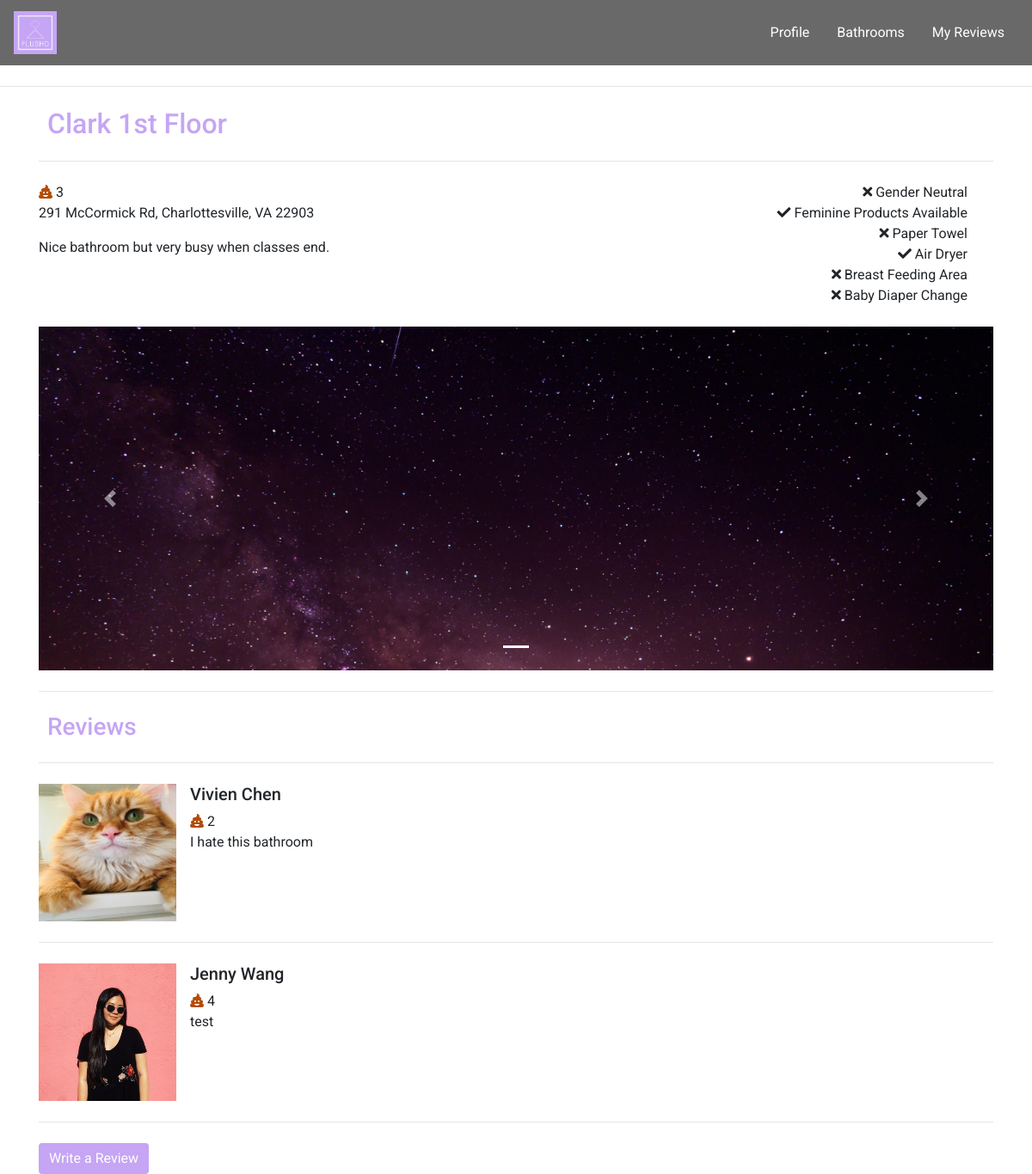
The app's page /bathroom-detail.php?bID=4 with its own data.
### tables this page shows
CREATE TABLE `bathrooms` (
  `ID` int(6) NOT NULL,
  `bTitle` varchar(100) NOT NULL,
  `bDesc` varchar(300) NOT NULL,
  `bLoc` varchar(200) NOT NULL,
  `AvgRating` float DEFAULT '0',
  `GenderNeutral` tinyint(1) NOT NULL DEFAULT '0',
  `FemProducts` tinyint(1) NOT NULL DEFAULT '0',
  `PaperTowel` tinyint(1) NOT NULL DEFAULT '0',
  `AirDryer` tinyint(1) NOT NULL DEFAULT '0',
  `BreastFeed` tinyint(1) NOT NULL DEFAULT '0',
  `Diaper` tinyint(1) NOT NULL DEFAULT '0',
  `img` varchar(500) DEFAULT NULL
);

CREATE TABLE `reviews` (
  `ID` int(6) NOT NULL,
  `uID` int(6) NOT NULL,
  `bID` int(6) NOT NULL,
  `title` varchar(100) NOT NULL,
  `rDesc` varchar(300) NOT NULL,
  `rating` int(2) NOT NULL,
  `imgURL` varchar(500) DEFAULT NULL
);

CREATE TABLE `users` (
  `ID` int(6) NOT NULL,
  `firstname` varchar(50) NOT NULL,
  `lastname` varchar(50) NOT NULL,
  `username` varchar(50) NOT NULL,
  `email` varchar(100) NOT NULL,
  `pwd` varchar(100) NOT NULL,
  `reg_date` timestamp NOT NULL DEFAULT CURRENT_TIMESTAMP COMMENT 'date the user registered',
  `profilepic` varchar(100) DEFAULT NULL,
  `admin` tinyint(1) NOT NULL DEFAULT '0'
);

### bathroom-detail.php (the view, shortened to what this page needs)
<!DOCTYPE html>
<html lang="en">
    <head>
        <link rel="stylesheet" href="https://maxcdn.bootstrapcdn.com/bootstrap/4.2.1/css/bootstrap.min.css" />
        <link rel="stylesheet" href="styles/style.css">
        <link rel="stylesheet" href="styles/bathroom-profile.css">
        <link rel="stylesheet" href="styles/user-home-style.css">
        <link rel="stylesheet" href="https://use.fontawesome.com/releases/v5.7.2/css/all.css">
    </head>
<?php
$bID = (int) $_GET['bID'];
$servername = "localhost";
$username = "root";
$password = "";
$dbname = "flushd";
$conn = new mysqli($servername, $username, $password, $dbname);
$get_bath_detail = "SELECT bTitle, AvgRating, bLoc, bDesc
FROM bathrooms B
WHERE ID=$bID";
$result = $conn->query($get_bath_detail);
if ($result -> num_rows > 0) {
    $row = $result->fetch_assoc();
    extract($row);
} else {
    echo 'No results';
}
$msg = null;
$get_images = "SELECT R.imgURL
FROM bathrooms B
INNER JOIN reviews R ON R.bID = B.ID
WHERE B.ID=$bID AND R.imgURL IS NOT NULL";
$result = $conn->query($get_images);
if ($result -> num_rows > 0) {
    while($row = $result->fetch_assoc()) {
        extract($row);
        $images[] = $imgURL;
    }
} else {
    $msg = 'No results';
}
$get_reviews = "SELECT R.ID, R.title, R.uID, R.rDesc, R.rating, U.firstname, U.lastname, U.profilepic
FROM bathrooms B
INNER JOIN reviews R ON R.bID = B.ID
INNER JOIN users U ON R.uID = U.ID
WHERE R.bID=$bID";
$reviews = null;
$result = $conn->query($get_reviews);
if ($result -> num_rows > 0) {
    while($row = $result->fetch_assoc()) {
        extract($row);
        $reviews[] = array('rID'=>$ID,'rTitle'=>$title, 'rDesc'=>$rDesc, 'rating'=>$rating, 'uID'=>$uID,
         'fname'=>$firstname, 'lname'=>$lastname, 'profilepic'=>$profilepic);
    }
}
?>
    <body>
        <nav class="navbar sticky-top navbar-expand-lg" id="mainNav">
            <a class="navbar-brand" href="user-home.html">
              <img src="images/FLUSHD_logo.PNG" width="50" height="50" class="d-inline-block align-top" alt="logo">
            </a>
            <div class="collapse navbar-collapse justify-content-end" id="collapsibleNavbar">
                <ul class="nav nav-pills">
                    <li class="nav-item">
                      <a class="nav-link" id="profile-link" href="user-profile.php">Profile</a>
                    </li>
                    <li class="nav-item">
                        <a class="nav-link" id="bathroom-link" href="bathroom-index.html">Bathrooms</a>
                    </li>
                    <li class="nav-item">
                      <a class="nav-link" id="reviews-link" href="#">My Reviews</a>
                    </li>
                </ul>
            </div>
        </nav>
        <hr class="my-4">
        <div class="container" id="bathroomInfo">
            <h2 id="bathroom-title"><?php echo $bTitle;?></h2>
            <hr class="my-4">
            <div class="row">
                <div class="col left-col">
                        <span class="fas fa-poo checked" id="poo-rating1"></span>
                        <span id="avg-rating"><?php echo round($AvgRating, 2); ?></span>
                        <p id="bath-address"><?php echo $bLoc;?></p>
                        <p id="bath-desc"><?php echo $bDesc?></p>
                </div>
                <div class="col right-col">
                    <i class="<?php $xml=simplexml_load_file("bathrooms.xml") or die("Error: Cannot create object");
                        if($xml->bath[$bID]->GenderNeutral == 1) {echo 'fas fa-check';} else{echo 'fas fa-times';} ?>" id="gender-icon"></i><span> Gender Neutral</span><br>
                    <i class="<?php $xml=simplexml_load_file("bathrooms.xml") or die("Error: Cannot create object");
                        if($xml->bath[$bID]->FemProducts == 1) {echo 'fas fa-check';} else{echo 'fas fa-times';} ?>" id="fem-icon"></i><span> Feminine Products Available</span><br>
                    <i class="<?php $xml=simplexml_load_file("bathrooms.xml") or die("Error: Cannot create object");
                        if($xml->bath[$bID]->PaperTowel == 1) {echo 'fas fa-check';} else{echo 'fas fa-times';} ?>" id="paper-icon"></i><span> Paper Towel</span><br>
                    <i class="<?php $xml=simplexml_load_file("bathrooms.xml") or die("Error: Cannot create object");
                        if($xml->bath[$bID]->AirDryer == 1) {echo 'fas fa-check';} else{echo 'fas fa-times';} ?>" id="air-icon"></i><span> Air Dryer</span><br>
                    <i class="<?php $xml=simplexml_load_file("bathrooms.xml") or die("Error: Cannot create object");
                        if($xml->bath[$bID]->BreastFeed == 1) {echo 'fas fa-check';} else{echo 'fas fa-times';} ?>" id="breast-icon"></i><span> Breast Feeding Area</span><br>
                    <i class="<?php $xml=simplexml_load_file("bathrooms.xml") or die("Error: Cannot create object");
                        if($xml->bath[$bID]->Diaper == 1) {echo 'fas fa-check';} else{echo 'fas fa-times';} ?>" id="diaper-icon"></i><span> Baby Diaper Change</span><br>
                </div>
            </div>
            <br>
            <?php if ($msg == 'No results') {?>
            <div id="bathroomPics" class="carousel slide" data-ride="carousel">
                <ol class="carousel-indicators">
                    <li data-target="#bathroomPics" data-slide-to="0" class="active"></li>
                    <li data-target="#bathroomPics" data-slide-to="1"></li>
                    <li data-target="#bathroomPics" data-slide-to="2"></li>
              </ol>
                <div class="carousel-inner">
                    <div class="carousel-item active">
                        <img src="http://placehold.it/150x150" class="d-block w-100" alt="pic1">
                    </div>
                    <div class="carousel-item">
                        <img src="http://placehold.it/150x150" class="d-block w-100" alt="pic2">
                    </div>
                    <div class="carousel-item">
                        <img src="http://placehold.it/150x150" class="d-block w-100" alt="pic3">
                    </div>
                </div>
                <a class="carousel-control-prev" href="#bathroomPics" role="button" data-slide="prev">
                    <span class="carousel-control-prev-icon" aria-hidden="true"></span>
                    <span class="sr-only">Previous</span>
                </a>
                <a class="carousel-control-next" href="#bathroomPics" role="button" data-slide="next">
                    <span class="carousel-control-next-icon" aria-hidden="true"></span>
                    <span class="sr-only">Next</span>
                </a>
            </div>
            <?php } else { ?>
            <div id="bathroomPics" class="carousel slide" data-ride="carousel">
              <ol class="carousel-indicators">
                  <?php $a = 0; ?>
              <?php for($i = 0; $i < sizeof($images); $i++) {?>
                    <li data-target="#bathroomPics" data-slide-to="<?php echo $i;?>" class="<?php if($a == 0) {echo "active";}?>"></li>
              <?php $a++;
            } ?>
              </ol>
                <div class="carousel-inner">
                    <div class="carousel-item active">
                        <img src="<?php echo $images[0]; ?>" class="d-block w-100" alt="pic1">
                    </div>
                </div>
                <a class="carousel-control-prev" href="#bathroomPics" role="button" data-slide="prev">
                    <span class="carousel-control-prev-icon" aria-hidden="true"></span>
                </a>
                <a class="carousel-control-next" href="#bathroomPics" role="button" data-slide="next">
                    <span class="carousel-control-next-icon" aria-hidden="true"></span>
                </a>
            </div>
            <?php }?>
            <hr class="my-4">
        </div>
        <div class="container" id='reviews'>
            <h3>Reviews</h3>
            <div class="review-container">
            <hr class="my-4">
            <?php
            if ($reviews != null) {
            foreach ($reviews as $review) { ?>
            <div class="review">
            <div class="media">
                <img src="<?php if ($review['profilepic'] != null) {echo $review['profilepic'];} else {echo 'images/defaulticon.png';}?>"
                style="width: 10rem; height: 10rem;" class="align-self-start mr-3 image-fluid" alt="...">
                <div class="media-body">
                    <h5 class="mt-0"><?php echo $review['fname'] . ' ' . $review['lname'];?></h5>
                    <span class="fas fa-poo checked"></span><span class="usr-rating"> <?php echo $review['rating'] ?> </span>
                    <p><?php echo $review['rDesc'] ?></p>
                </div>
            </div>
            <hr class="my-4">
            </div>
            <?php }
            } else {echo 'No reviews';} ?>
            </div>
        </div>
        <div class="container">
            <a href="submit-review.php" class="btn btn-primary" id="reviewFormSubmitBtn">Write a Review</a>
        </div>
    </body>
</html>

### styles/style.css (style rules this page uses)
.btn { font-family: "Roboto", sans-serif; background:#C5A5F4; border:#C5A5F4; }
a { font-family: "Roboto", sans-serif; color:#C5A5F4; }
h2 { font-family: "Roboto", sans-serif; color:#C5A5F4; padding-left: 10px; }
h3 { font-family: "Roboto", sans-serif; color:#C5A5F4; padding-left: 10px; }
#mainNav { font-family: "Roboto", sans-serif; background-color: rgb(105, 105, 105); }
#mainNav a { font-family: "Roboto", sans-serif; color:white; }
body { position:relative; font-family: "Roboto", sans-serif; }
html { scroll-behavior: smooth; }
* { box-sizing: border-box; }
.row { width: 100%; }

### styles/bathroom-profile.css (style rules this page uses)
.carousel-inner { width:100%; max-height: 400px !important; }
.d-block { width:100%; }
.checked { color:rgb(179, 76, 8); }
.left-col { text-align: left; }
.right-col { text-align: right; }

### styles/user-home-style.css (style rules this page uses)
.btn { color:white; }

### records on screen
bathrooms: bTitle "Clark 1st Floor", AvgRating "3", bLoc "291 McCormick Rd, Charlottesville, VA 22903", bDesc "Nice bathroom but very busy when classes end."
reviews: uID.profilepic (picture), uID.firstname "Vivien", uID.lastname "Chen", rating "2", rDesc "I hate this bathroom"
reviews: uID.profilepic (picture), uID.firstname "Jenny", uID.lastname "Wang", rating "4", rDesc "test"
